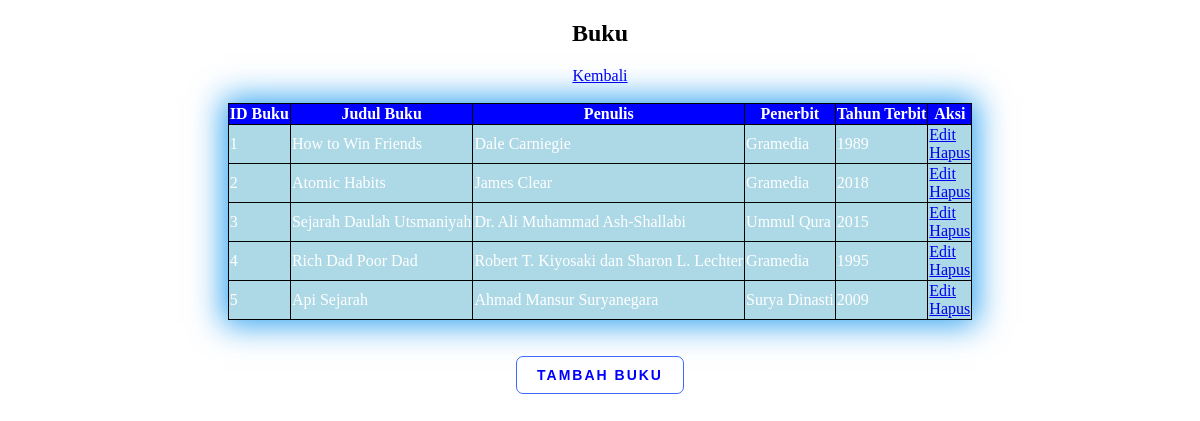
The app's page /buku.php with its own data.
### tables this page shows
CREATE TABLE `buku` (
  `id_buku` int(11) NOT NULL,
  `judul_buku` varchar(500) NOT NULL,
  `penulis` varchar(500) NOT NULL,
  `penerbit` varchar(250) NOT NULL,
  `tahun_terbit` int(11) NOT NULL
);

### model.php (the view, shortened to what this page needs)
<?php
require('Koneksi.php');
function tampilBuku()
{
    global $conn;
    $buku = mysqli_query($conn, "SELECT * FROM buku");
    foreach ($buku as $bk) {
        echo "<tr>";
        echo "<td>" . $bk['id_buku'] . "</td>";
        echo "<td>" . $bk['judul_buku'] . "</td>";
        echo "<td>" . $bk['penulis'] . "</td>";
        echo "<td>" . $bk['penerbit'] . "</td>";
        echo "<td>" . $bk['tahun_terbit'] . "</td>";
        echo "<td>" . "<a href =
'FormBuku.php?id_buku=" . $bk['id_buku'] . "'>Edit</a><br>";
        echo "<a href='Buku.php?id_buku=" . $bk['id_buku'] . "'
onclick=\"return confirm('lanjut delete ?')\">Hapus</a> </td>";
        echo "</tr>";
    }
    echo "<a href='Index.php'>Kembali</a><br><br>";
}

### buku.php (shortened to what this page needs)
<?php
require('Model.php');
?>
<!DOCTYPE html>
<html lang="en">
<head>
    <link rel="stylesheet" href="style2.css">
</head>
<center>
    <body>
        <h2 style="text-align:center;">Buku</h2>
        <table border="1">
            <thead>
                <tr>
                    <th>ID Buku</th>
                    <th>Judul Buku</th>
                    <th>Penulis</th>
                    <th>Penerbit</th>
                    <th>Tahun Terbit</th>
                    <th>Aksi</th>
                </tr>
            </thead>
            <tbody>
                <?php
                tampilBuku();
                ?>
            </tbody>
        </table>
        <br></br>
        <a href="FormBuku.php"><button>Tambah Buku</button></a>
    </body>
</center>
</html>

### style2.css (style rules this page uses)
body { max-width: 900px; margin: auto; }
table { border-collapse: collapse; background: rgb(61, 106, 255); box-shadow: 0 0 30px 5px rgba(0, 142, 236, 0.815); -webkit-transition: all 0.2s ease-out; -moz-transition: all 0.2s ease-out; transition: all 0.2s ease-out; color: #fff; }
tr { border: black; }
th { background-color: blue; }
td { background-color: lightblue; }
button { position: relative; padding: 10px 20px; border-radius: 7px; border: 1px solid rgb(61, 106, 255); font-size: 14px; text-transform: uppercase; font-weight: 600; letter-spacing: 2px; background: transparent; color: blue; overflow: hidden; box-shadow: 0 0 0 0 transparent; -webkit-transition: all 0.2s ease-in; -moz-transition: all 0.2s ease-in; transition: all 0.2s ease-in; }
button::before { content: ''; display: block; width: 0px; height: 86%; position: absolute; top: 7%; left: 0%; opacity: 0; background: #fff; box-shadow: 0 0 50px 30px #fff; -webkit-transform: skewX(-20deg); -moz-transform: skewX(-20deg); -ms-transform: skewX(-20deg); -o-transform: skewX(-20deg); transform: skewX(-20deg); }

### records on screen
buku: id_buku "1", judul_buku "How to Win Friends", penulis "Dale Carniegie", penerbit "Gramedia", tahun_terbit "1989"
buku: id_buku "2", judul_buku "Atomic Habits", penulis "James Clear", penerbit "Gramedia", tahun_terbit "2018"
buku: id_buku "3", judul_buku "Sejarah Daulah Utsmaniyah", penulis "Dr. Ali Muhammad Ash-Shallabi", penerbit "Ummul Qura", tahun_terbit "2015"
buku: id_buku "4", judul_buku "Rich Dad Poor Dad", penulis "Robert T. Kiyosaki dan Sharon L. Lechter", penerbit "Gramedia", tahun_terbit "1995"
buku: id_buku "5", judul_buku "Api Sejarah", penulis "Ahmad Mansur Suryanegara", penerbit "Surya Dinasti", tahun_terbit "2009"
